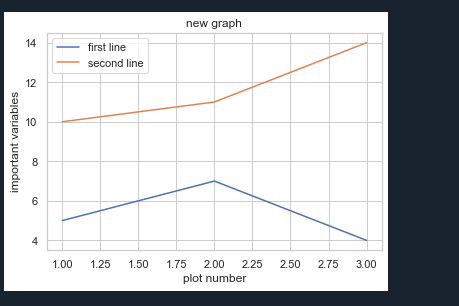

Here is the Python script that generated this plot:
import matplotlib.pyplot as plt
x=[1,2,3]
y=[5,7,4]
plt.plot(x,y,label='first line')
x2=[1,2,3]
y2=[10,11,14]
plt.plot (x2,y2,label='second line')
plt.xlabel('plot number')
plt.ylabel('important variables')
plt.title('new graph')
plt.legend()
plt.show()
